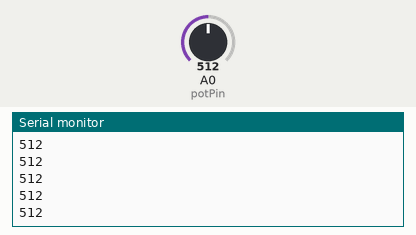
Simulated run of this sketch. Board: Arduino Mega 2560, built with avr-gcc and run on an emulated ATmega2560. Parts: the last lines printed to the serial monitor. The test bench sets the inputs (shaded band); at power-on: A0 (potPin) = 512.

Above: at 1.2 s.
1.3 s: A0 (potPin) set to 716
At 1.9 s:
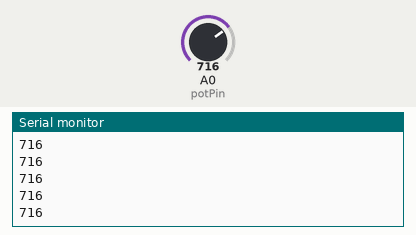
2.8 s: A0 (potPin) set to 900
At 3.4 s:
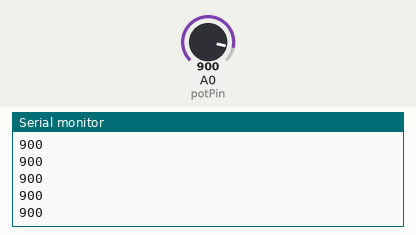
Timing chart, 0 to 5.8 s (numbered marks = the images above; inputs shaded):
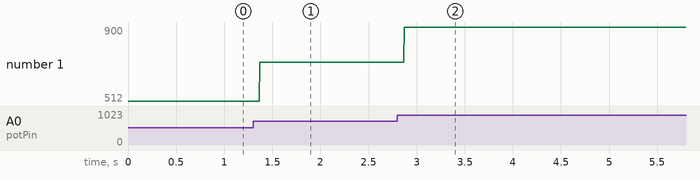

Measured:
- after the input at 1.3 s, the serial monitor: prints a new line after 0.07 s (image 1)
- after the input at 2.8 s, the serial monitor: prints a new line after 0.07 s (image 2)
- plotted number 1: 512 → 716 after the input at 1.3 s, 716 → 900 after the input at 2.8 s

The sketch:

ArduinoArm.ino
```cpp
/*
 Name:		ArduinoArm.ino
 Created:	4/21/2017 7:10:43 PM
 Author:	edwar
*/
int potPin = 0;    // select the input pin for the potentiometer
int val;
// the setup function runs once when you press reset or power the board
void setup() {
	Serial.begin(9600);
}

// the loop function runs over and over again until power down or reset
void loop() {
	val = analogRead(potPin);    // read the value from the sensor
	Serial.println(val);
}
```
